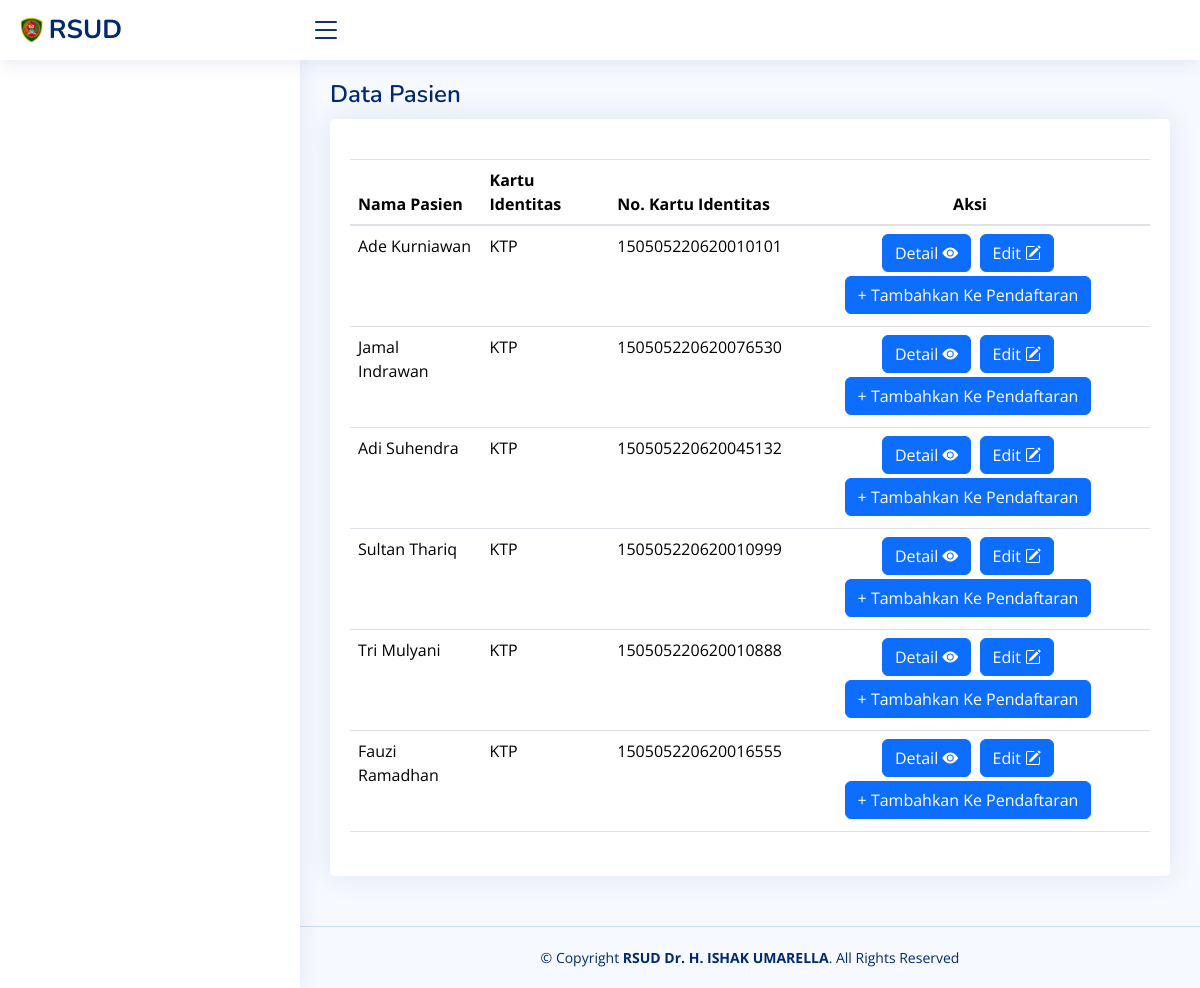
Before: /index.php/pendaftaran/pasien with the older database file.
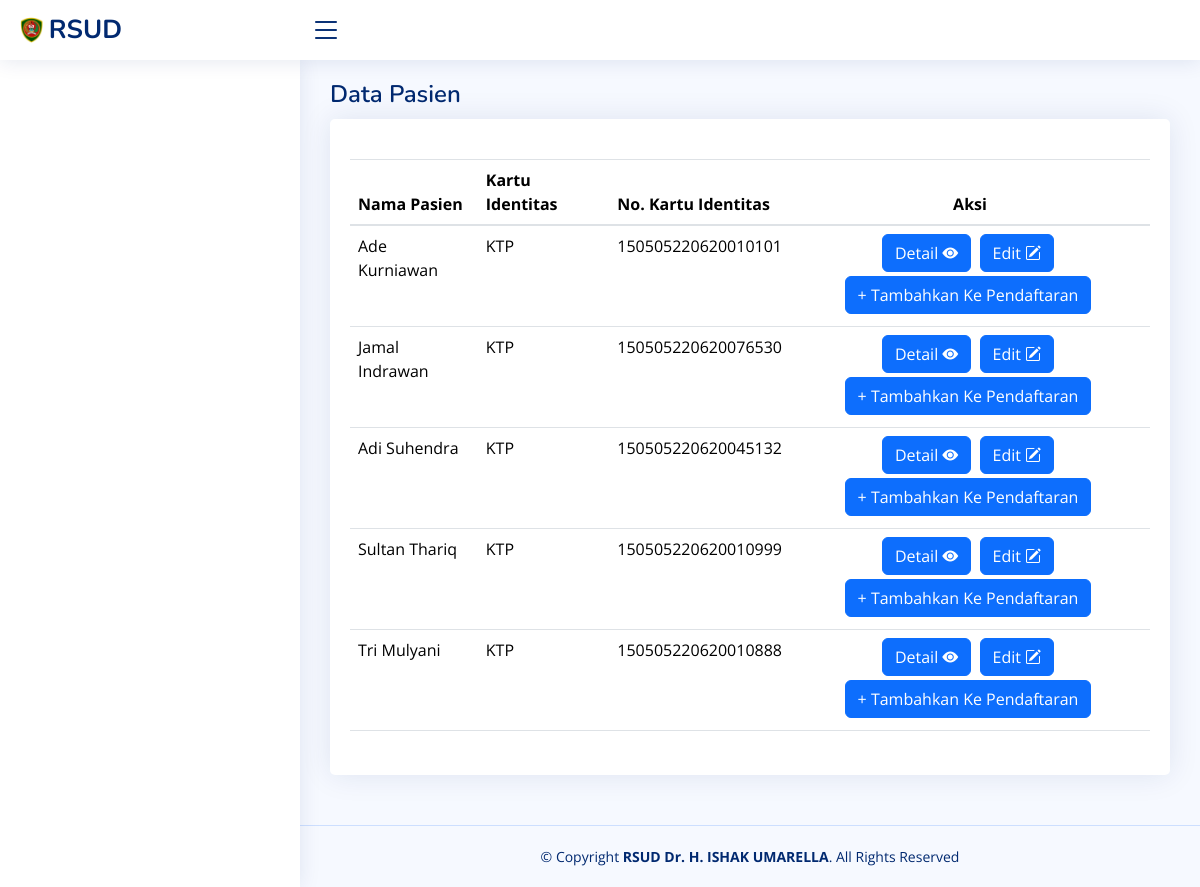
After: the same page with the newer database file.
### tables this page shows
CREATE TABLE `t_pasien` (
  `id_pasien` bigint(20) NOT NULL,
  `nomor_rekam_medis` varchar(20) NOT NULL,
  `nama_lengkap_pasien` varchar(255) NOT NULL,
  `tempat_lahir` varchar(255) NOT NULL,
  `tanggal_lahir` date NOT NULL,
  `kartu_identitas` varchar(255) NOT NULL,
  `nomor_kartu_identitas` varchar(20) NOT NULL,
  `jenis_kelamin` enum('Laki-laki','Perempuan') NOT NULL,
  `pekerjaan` varchar(255) NOT NULL,
  `warga_negara` varchar(255) NOT NULL,
  `suku` varchar(255) NOT NULL,
  `alamat_lengkap` varchar(255) NOT NULL,
  `status_perkawinan` enum('Menikah','Belum Menikah','Janda / Duda') NOT NULL,
  `agama` varchar(255) NOT NULL,
  `bahasa` varchar(255) NOT NULL,
  `pendidikan` varchar(255) NOT NULL,
  `nomor_hp` varchar(255) NOT NULL
);

### application/controllers/Pendaftaran.php (called while the page is built, shortened)
<?php
class Pendaftaran extends CI_Controller
{
    public function __construct()
    {
        $this->load->library('form_validation');
    }
    public function pasien()
    {
        $query = $this->db->get('t_pasien')->result();
        $data['pasien'] = $query;
        $data['title'] = "Pasien";
        $this->load->view('templates/main/header', $data);
        $this->load->view('templates/main/sidebar', $data);
        $this->load->view('pendaftaran/pasien', $data);
        $this->load->view('templates/main/footer');
    }
}

### index.php (called while the page is built, shortened)
<?php
require_once BASEPATH.'core/CodeIgniter.php';

### application/views/pendaftaran/pasien.php (the view, shortened to what this page needs)
<main id="main" class="main">
    <div class="pagetitle">
        <h1>Data Pasien</h1>
    </div>
    <section class="section">
        <div class="row">
            <div class="col-lg-12">
                <div class="card">
                    <div class="card-body mt-3">
                        <div class="table-container">
                            <table id="example" class="table my-4">
                                <thead>
                                    <tr>
                                        <th>Nama Pasien</th>
                                        <th>Kartu Identitas</th>
                                        <th>No. Kartu Identitas</th>
                                        <th style="width: 45%;" class="text-center" data-sortable="false">Aksi</th>
                                    </tr>
                                </thead>
                                <tbody>
                                    <?php foreach ($pasien as $data) : ?>
                                        <tr>
                                            <td><?= $data->nama_lengkap_pasien ?></td>
                                            <td><?= $data->kartu_identitas ?></td>
                                            <td><?= $data->nomor_kartu_identitas ?></td>
                                            <td class="text-center">
                                                <div class="d-inline-block me-1 mb-1">
                                                    <button type="button" class="btn btn-primary" data-bs-toggle="modal" data-bs-target="#modalPasien<?= $data->id_pasien ?>">
                                                        Detail <i class="bi bi-eye-fill"></i>
                                                    </button>
                                                </div>
                                                <div class="d-inline-block me-1 mb-1">
                                                    <form action="<?= base_url() ?>pendaftaran/edit_pasien" method="post">
                                                        <button type="submit" class="btn btn-primary">
                                                            Edit <i class="bi bi-pencil-square"></i>
                                                        </button>
                                                    </form>
                                                </div>
                                                <div class="d-inline-block me-1 mb-1">
                                                    <form action="<?= base_url('pendaftaran/tambah_pendaftaran_pasien_lama') ?>" method="post">
                                                        <button type="submit" class="btn btn-primary" data-bs-toggle="modal" data-bs-target="#modalHapus<?= $data->id_pasien ?>">
                                                            + Tambahkan Ke Pendaftaran
                                                        </button>
                                                    </form>
                                                </div>
                                            </td>
                                        </tr>
                                    <?php endforeach ?>
                                </tbody>
                            </table>
                        </div>
                    </div>
                </div>
            </div>
        </div>
    </section>
</main>

Changed rows visible on the page:
removed t_pasien: nama_lengkap_pasien "Fauzi Ramadhan", kartu_identitas "KTP", nomor_kartu_identitas "150505220620016555"
